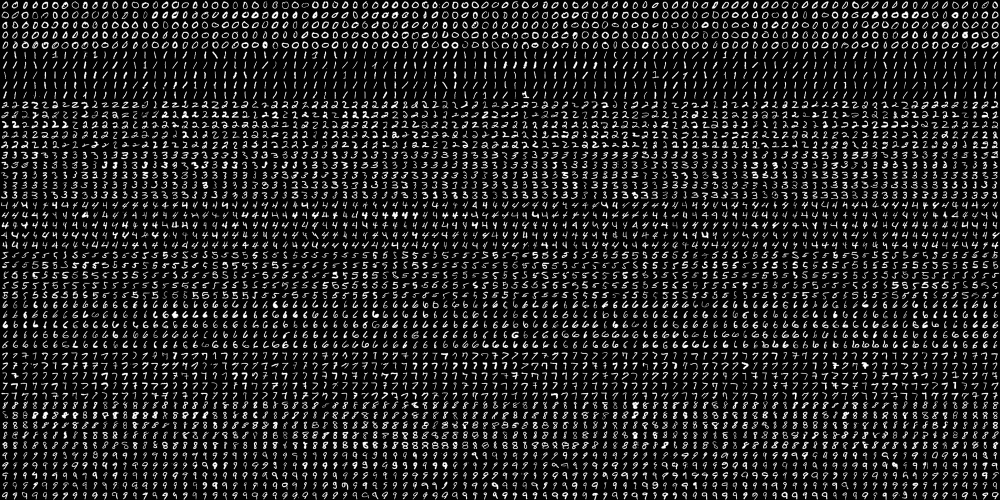
#> input picture datasets/digits.png, 2000 x 1000 px (shown at 1/2 size)
$ python 4-machine-learning.py   (older library calls are emulated)
#> lines starting #> are read from the running program, lines starting #| are printed output that depends on the picture
import cv2
import numpy as np

from sklearn.decomposition import PCA
pca = PCA(n_components=100)

# PCA: MNIST - kNN
# Load the MNIST image
mnist = cv2.imread('../datasets/digits.png', 0)
#> mnist is the input picture: shape (1000, 2000); min 0, max 255, mean 33.8

# Split the images by equal 50 x 100
images = [np.hsplit(row, 100) for row in np.vsplit(mnist, 50)]
#> images = 50 items
images = np.array(images, dtype=np.float32)

# Split the images into 50/50 train/test set
train_features = images[:, :50].reshape(-1, (20 * 20))
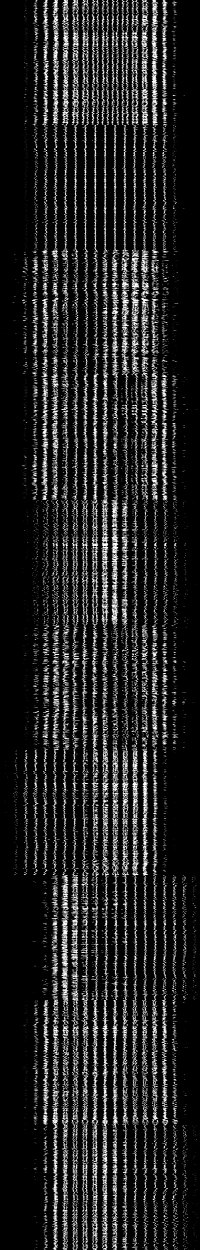
#> train_features: shape (2500, 400) float32 (shown at 1/2 size); min 0, max 255, mean 33.8
test_features = images[:, 50:100].reshape(-1, (20 * 20))
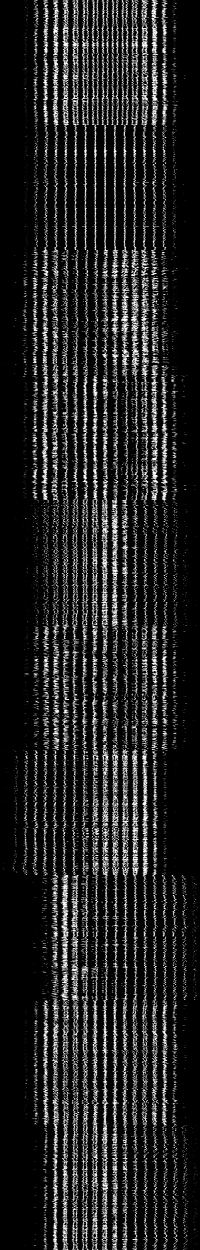
#> test_features: shape (2500, 400) float32 (shown at 1/2 size); min 0, max 255, mean 33.8

# Apply PCA
pca.fit(train_features)
train_features = pca.transform(train_features)
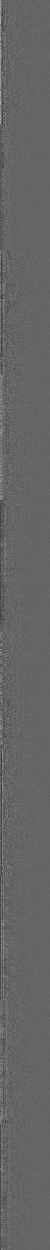
#> train_features: shape (2500, 100) float32 (shown at 1/2 size); min -941, max 1426.1, mean 0; drawn with min black and max white
test_features = pca.transform(test_features)
#> test_features: shape (2500, 100) float32

# Create labels
k = np.arange(10)
train_labels = np.repeat(k, 250).reshape(-1, 1)
test_labels = train_labels.copy()

# Create kNN model
knn = cv2.ml.KNearest_create()
knn.train(train_features, cv2.ml.ROW_SAMPLE, train_labels)

# Classify test results, use k = 3
ret, result, neighbors, dist = knn.findNearest(test_features, 3)
#> ret = 0; result = 2500 values, max 9 at index 926, min 0 at index 0, mean 4.47; neighbors = 2500 rows, first 8: [0, 0, 0], [0, 0, 0], [0, 0, 0], [0, 0, 5], [0, 0, 0], [0, 0, 0], [0, 0, 0], [6, 0, 0]; dist = 2500 rows, first 8: [320898.9, 530688.9, 533782.8], [696612.9, 897611.2, 987246.1], [460672.3, 572427.1, 602417.2], [887209.7, 894389.3, 1000017.8], [752305.7, 808924.2, 829847.4], [351219.6, 627363.9, 664506.2], [488043, 849039.9, 851425.5], [584465.9, 1035781.9, 1161611.2]

# Measure model accuracy
matches = np.equal(result, test_labels)

# Convert boolean to int
matches = matches.astype(np.int)
#> matches = 2500 values, max 1 at index 0, min 0 at index 115, mean 0.923

# Count the correct predictions
correct = np.count_nonzero(matches)
#> correct = 2308

# Calculate the accuracy
accuracy = (correct * 100.0) / result.size
#> accuracy = 92.32

# Print the accuracy
print("Acccuracy: {}".format(accuracy))
#| Acccuracy: 92.32
